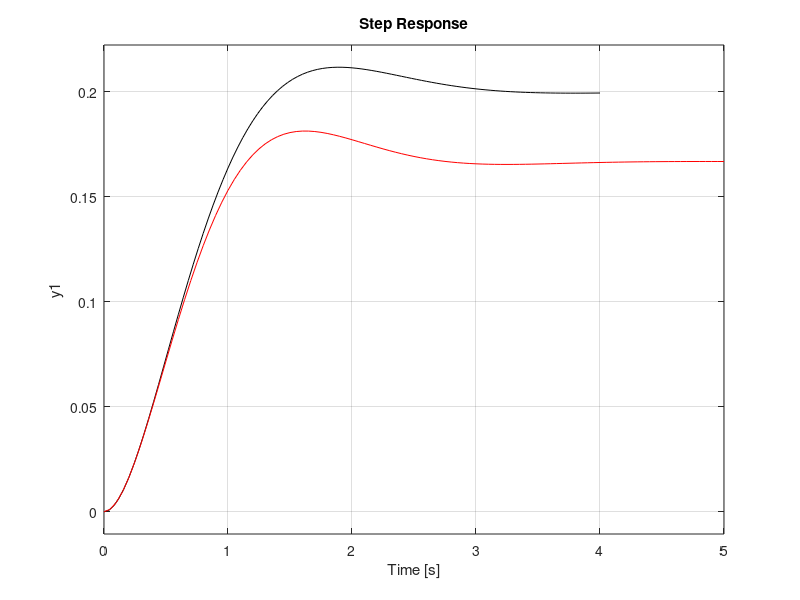
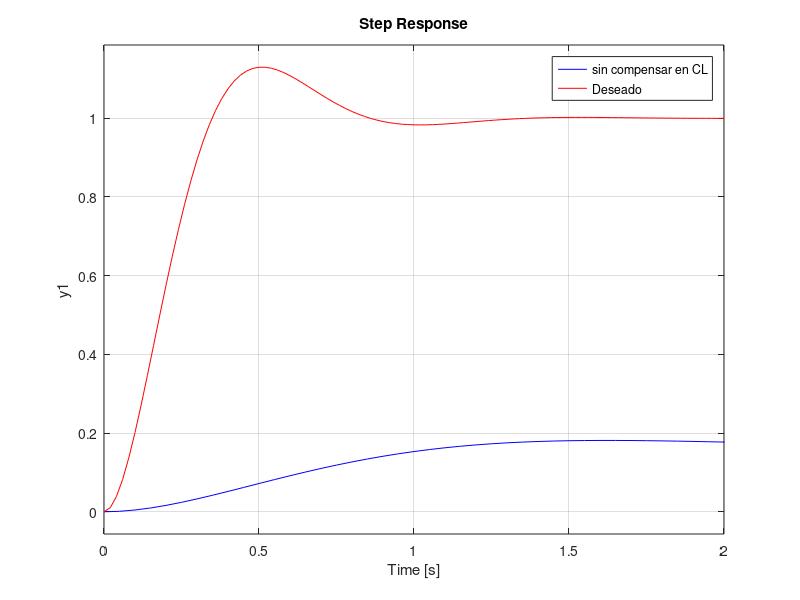
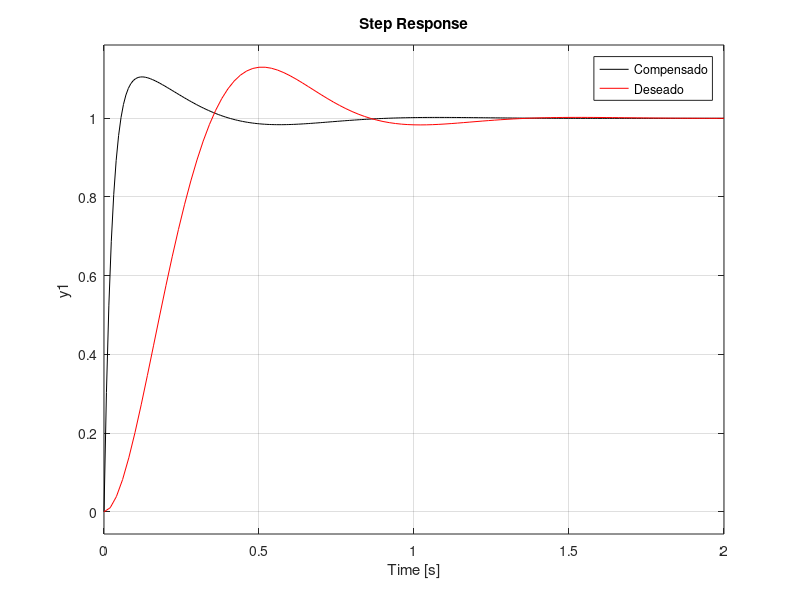
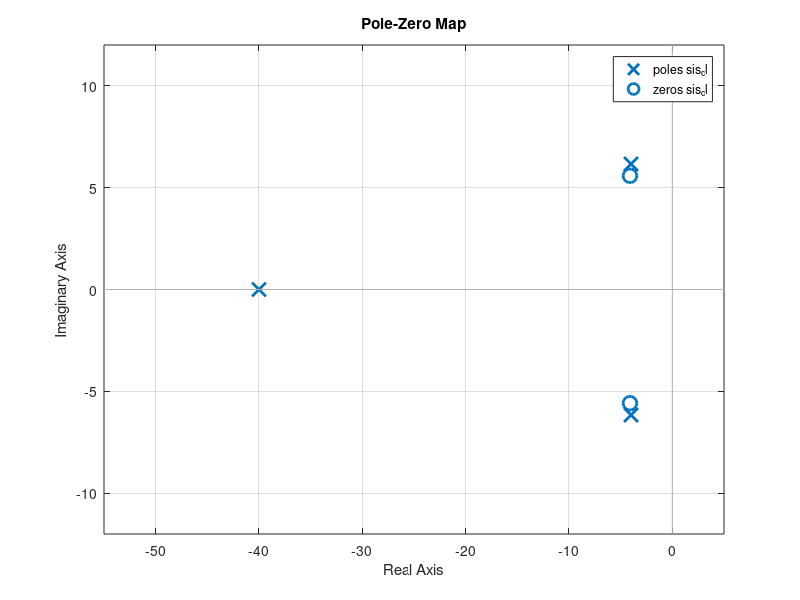

MATLAB code to generate these figures, in order:
clc
close all
clear

%proceso
g=tf(1,[1 3 5]);
step(g,'k')
g_cl=feedback(g,1);
hold on
step(g_cl,'r')
%deseado
Ts=1;
so=0.13;
e=sqrt((log(so))^2/(pi^2+(log(so))^2));
wn=4/(Ts*e);
g_d=tf(wn^2,[1 2*e*wn wn^2]);
figure
step(g_cl,'b')
hold on
step(g_d,'r')
legend('sin compensar en CL','Deseado')
[P Z]=pzmap(g_d)

pol_d=[1 2*e*wn wn^2];
pol_a=conv(pol_d,[1 40]);

%------controlador----
K_p=373.9-5;
T_i=K_p/2157.5;
T_d=(48-3)/K_p;
g_c=tf([K_p*T_i*T_d K_p*T_i K_p],[T_i 0]);

%--------compensado----
sis_ol=g_c*g;
sis_cl=feedback(sis_ol,1);
figure
step(sis_cl,'k')
hold on
step(g_d,'r')
legend('Compensado','Deseado')
[p z]=pzmap(sis_cl)
figure
pzmap(sis_cl)


%-----------lugar geometrico---
figure
rlocus(g)
figure
rlocus(sis_ol)
